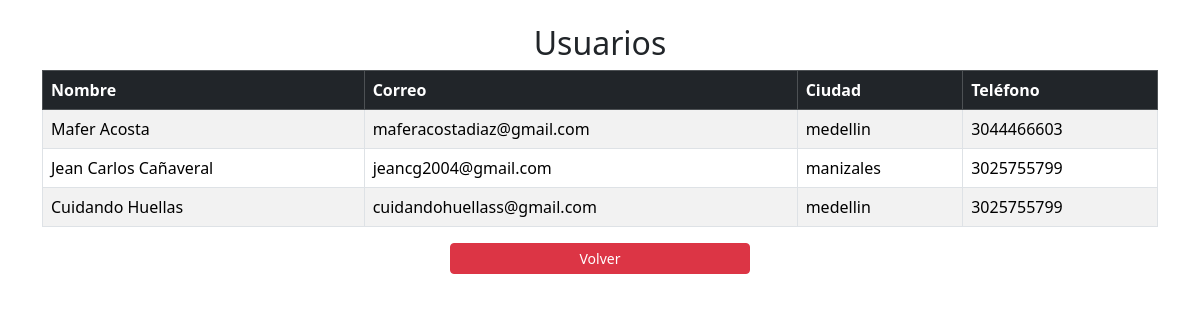
/listar_usuarios/, run on an earlier commit of the app's database.
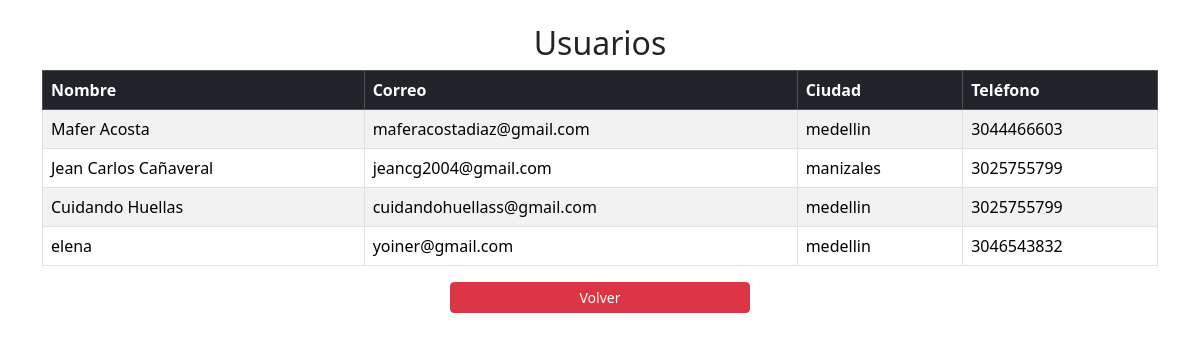
And on a later commit of the database.
### cuidandoHuellas/models.py (models this page shows, shortened)
class Usuario(models.Model):
    nombre_completo = models.CharField(max_length=100)
    ciudad = models.CharField(max_length=100)
    telefono = models.PositiveIntegerField()
    correo = models.CharField(max_length=254)
    contraseña = models.CharField(max_length=254)
    ROLES = (
        (1, "Admin"),
        (2, "Usuario"),
        (3, "Empleado")
    )
    rol = models.IntegerField(choices=ROLES, default=2)

### cuidandoHuellas/views.py (the view)
# urls.py: path('listar_usuarios/',views.listar_usuarios, name="listar_usuarios"),
def listar_usuarios(request):
    list_usuarios = Usuario.objects.all()
    contexto = {"dato": list_usuarios}
    return render(request, 'administrador/usuarios/listar_usuarios.html', contexto)

### cuidandoHuellas/templates/administrador/usuarios/listar_usuarios.html
{% load static %}
<link rel="stylesheet" href="{% static 'css/bootstrap.min.css' %}">
<div class="container mt-4">
  <h2 class="text-center">Usuarios</h2>
  <table class="table table-striped table-bordered table-hover">
    <thead class="table-dark">
        <tr>
            <th>Nombre</th>
            <th>Correo</th>
            <th>Ciudad</th>
            <th>Teléfono</th>
        </tr>
    </thead>
    <tbody>
        {% for datos in dato %}
        <tr>
            <td>{{ datos.nombre_completo }}</td>
            <td>{{ datos.correo }}</td>
            <td>{{ datos.ciudad }}</td>
            <td>{{ datos.telefono }}</td>
        </tr>
        {% endfor %}
    </tbody>
</table>
</div>
    <a href="{% url 'pagina_administrador' %}" class="btn btn-danger btn-sm d-block w-25 mx-auto"> Volver</a>

What changed in the data, as far as the page shows it:
added Usuario: nombre_completo "elena", correo "yoiner@gmail.com", ciudad "medellin", telefono "3046543832"
